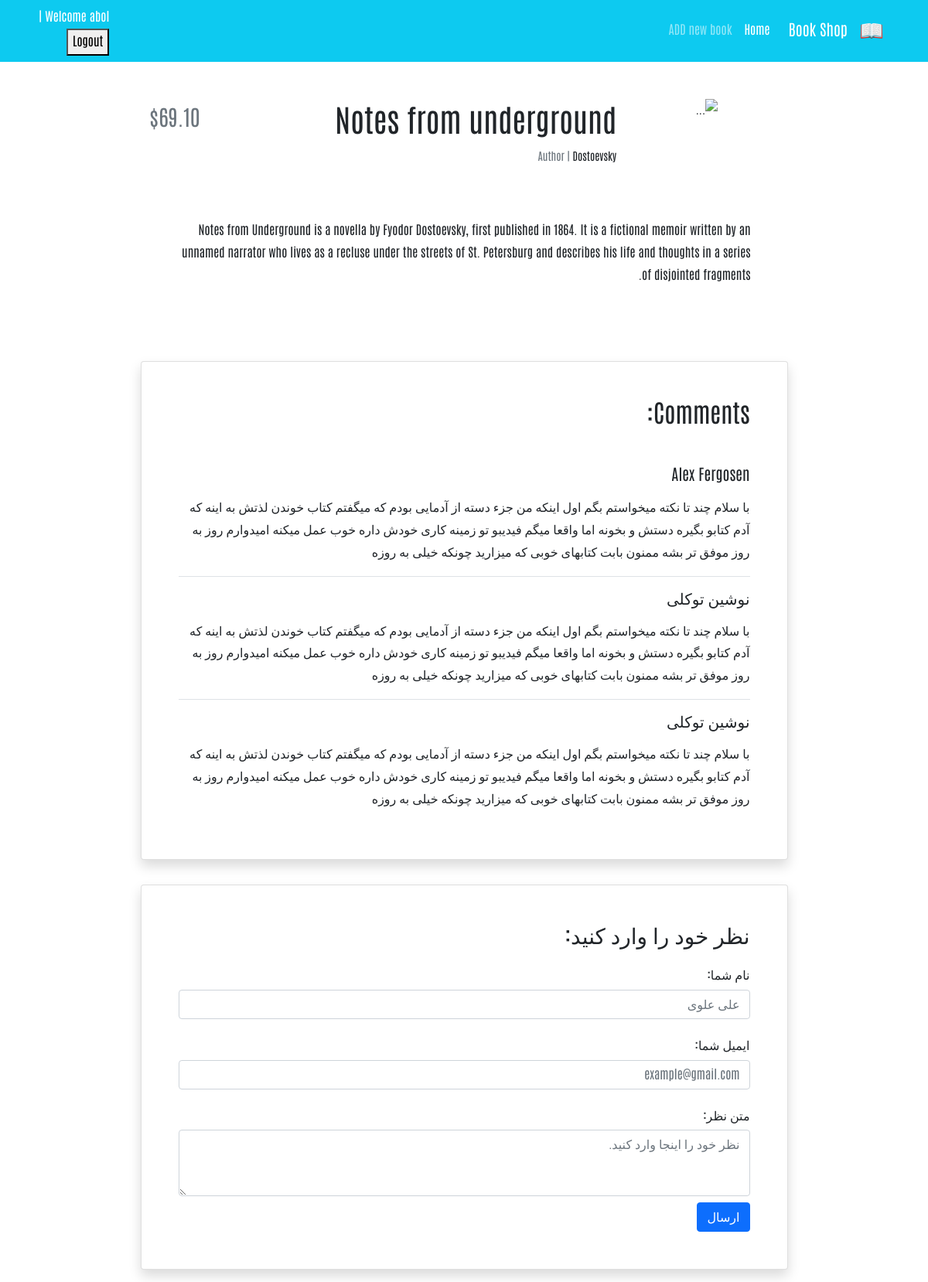
/books/1/ (signed in), run on the app's committed database.
### books/models.py (models this page shows, shortened)
class Book(models.Model):
    title = models.CharField(max_length=200)
    author = models.CharField(max_length=200)
    description = models.TextField()
    price = models.DecimalField(max_digits=5, decimal_places=2)

### books/views.py (the view)
# urls.py: path('<int:pk>/', BookDetailView.as_view(), name='book_detail'),
class BookDetailView(generic.DetailView):
    model = Book
    template_name = 'books/book_detail.html'

### books/templates/books/book_detail.html (shortened to what this page needs)
{% extends '_base.html' %}
{% block content %}
    <div class="container mt-5" dir="rtl">
        <div class="">
            <div class="">
                <div class="d-flex justify-content-center">
                    <div class="row w-sm-75 w-100">
                        <div class="col-xs-12 col-md-3 d-flex justify-content-center">
                            <div>
                                <img src="https://miro.medium.com/v2/resize:fit:640/format:webp/1*_oGNO3yGQpp4_n6-Fjx-Gg@2x.jpeg"
                                     class="img-fluid rounded-start" alt="...">
                            </div>
                        </div>
                        <div class="col-xs-12 col-md-6 text-center text-md-end mt-md-1 mt-4">
                            <h1>{{ book.title}}</h1>
                            <h5 class="small my-1"><span class="text-muted">Author | </span>{{ book.author}}</h5>
                        </div>
                        <div class="col-xs-12 col-md-3 d-flex flex-column">
                            <h3 class="align-self-center pt-2 text-muted align-self-md-end">
                                ${{book.price}}
                            </h3>
                        </div>
                    </div>
                </div>
                <div class="d-flex justify-content-center">
                    <div class="my-3 p-5 w-sm-75 w-100">
                        {{ book.description|linebreaks}}
                    </div>
                </div>
                <div class="d-flex justify-content-center">
                    <div class="card shadow my-3 p-5 w-sm-75 w-100">
                        <h2 class="mb-5">Comments:</h2>
                        <div class="border-bottom mb-3">
                            <h5 class="mb-3">Alex Fergosen</h5>
                            <p>با سلام چند تا نکته میخواستم بگم اول اینکه من جزء دسته از آدمایی بودم که میگفتم کتاب
                                خوندن لذتش
                                به اینه که آدم کتابو بگیره دستش و بخونه اما واقعا میگم فیدیبو تو زمینه کاری خودش داره
                                خوب عمل
                                میکنه امیدوارم روز به روز موفق تر بشه ممنون بابت کتابهای خوبی که میزارید چونکه خیلی به
                                روزه</p>
                        </div>
                        <div class="border-bottom mb-3">
                            <h5 class="mb-3">نوشین توکلی</h5>
                            <p>با سلام چند تا نکته میخواستم بگم اول اینکه من جزء دسته از آدمایی بودم که میگفتم کتاب
                                خوندن لذتش
                                به اینه که آدم کتابو بگیره دستش و بخونه اما واقعا میگم فیدیبو تو زمینه کاری خودش داره
                                خوب عمل
                                میکنه امیدوارم روز به روز موفق تر بشه ممنون بابت کتابهای خوبی که میزارید چونکه خیلی به
                                روزه</p>
                        </div>
                        <div>
                            <h5 class="mb-3">نوشین توکلی</h5>
                            <p>با سلام چند تا نکته میخواستم بگم اول اینکه من جزء دسته از آدمایی بودم که میگفتم کتاب
                                خوندن لذتش
                                به اینه که آدم کتابو بگیره دستش و بخونه اما واقعا میگم فیدیبو تو زمینه کاری خودش داره
                                خوب عمل
                                میکنه امیدوارم روز به روز موفق تر بشه ممنون بابت کتابهای خوبی که میزارید چونکه خیلی به
                                روزه</p>
                        </div>
                    </div>
                </div>
                <div class="d-flex justify-content-center">
                    <div class="card shadow my-3 p-5 w-sm-75 w-100">
                        <h3>نظر خود را وارد کنید:</h3>
                        <form method="POST">
                            <div class="form-group py-2">
                                <label class="py-1" for="author_name">نام شما:</label>
                                <input type="text" class="form-control" placeholder="علی علوی" name="author_name">
                            </div>
                            <div class="form-group py-2">
                                <label class="py-1" for="email">ایمیل شما:</label>
                                <input type="email" class="form-control" placeholder="example@gmail.com" name="email">
                            </div>
                            <div class="form-group py-2">
                                <label class="py-1" for="comment_text">متن نظر:</label>
                                <textarea class="form-control" name="text" rows="3"
                                          placeholder="نظر خود را اینجا وارد کنید."></textarea>
                            </div>
                            <button type="submit" class="btn btn-primary">ارسال</button>
                        </form>
                    </div>
                </div>
            </div>
        </div>
    </div>
{% endblock %}

### static/css/style.css (style rules this page uses)
* { font-family: 'Antonio', sans-serif; line-height: 1.8rem; }
@media (min-width: 576px) { .w-sm-75 { width: 75%!important; } }

### data on the page
Book: title "Notes from underground", author "Dostoevsky", price "69.10", description "Notes from Underground is a novella by Fyodor Dostoevsky, first published in 1864. It is a fictional memoir written by an unnamed narrator who lives as a recluse under the streets of St. Petersburg and describes his life and thoughts in a series of disjointed fragments."
